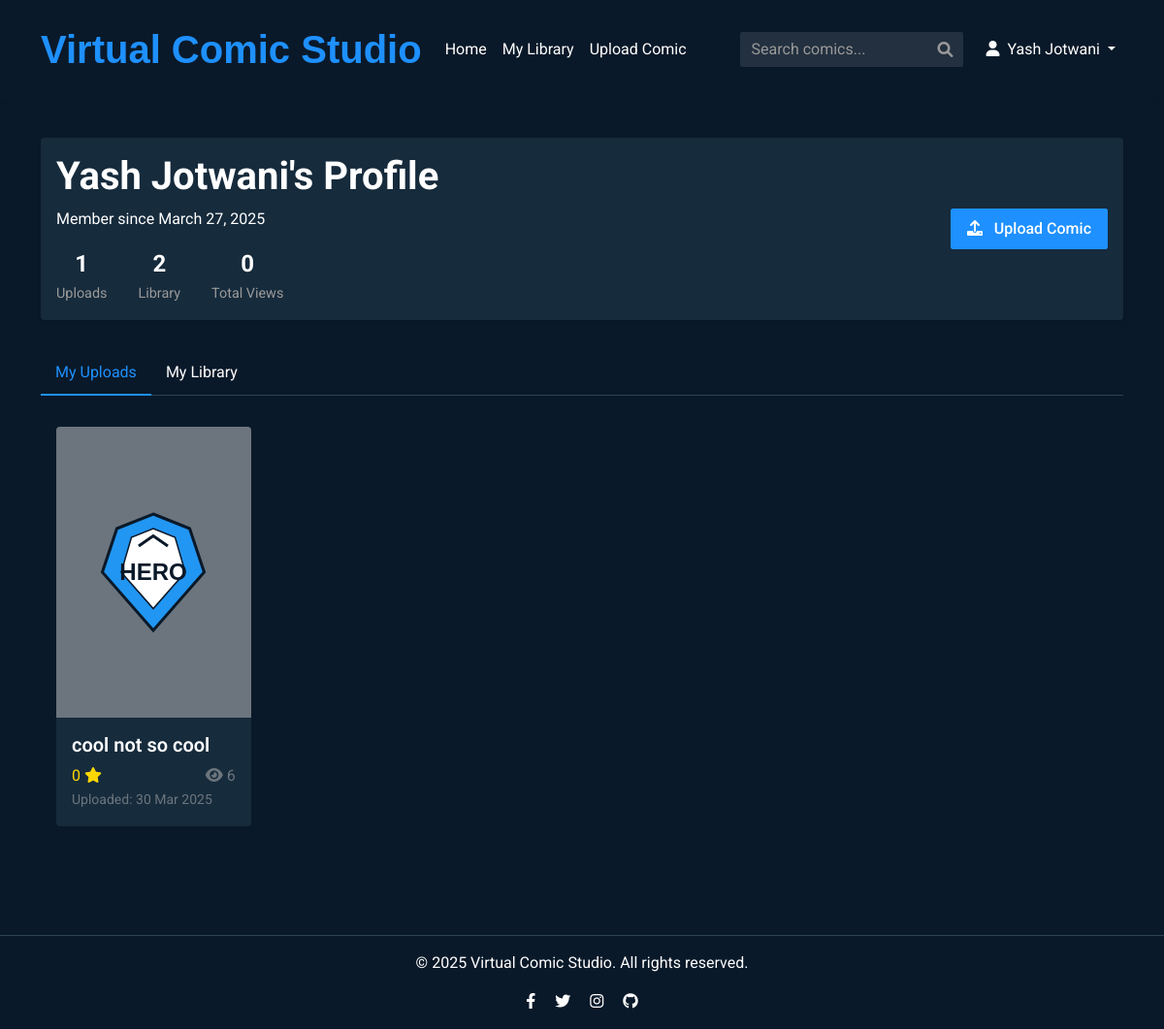
The app's page /profile (signed in) with its own data.
### models.py (models this page shows, shortened)
class User(UserMixin, db.Model):
    id = db.Column(db.Integer, primary_key=True)
    username = db.Column(db.String(64), unique=True, nullable=False)
    email = db.Column(db.String(120), unique=True, nullable=False)
    password_hash = db.Column(db.String(256), nullable=False)
    created_at = db.Column(db.DateTime, default=datetime.datetime.utcnow)
    comics_uploaded = db.relationship('Comic', backref='owner', lazy='dynamic')
    reviews = db.relationship('Review', backref='user', lazy='dynamic')
    library_comics = db.relationship('Comic', secondary=user_library,
                                    lazy='dynamic', backref=db.backref('in_libraries', lazy='dynamic'))
    @property
    def library(self):
        return [comic.id for comic in self.library_comics]

class Comic(db.Model):
    id = db.Column(db.Integer, primary_key=True)
    title = db.Column(db.String(100), nullable=False)
    description = db.Column(db.Text, nullable=False)
    filename = db.Column(db.String(255), nullable=False, unique=True)
    owner_id = db.Column(db.Integer, db.ForeignKey('user.id'), nullable=False)
    upload_date = db.Column(db.DateTime, default=datetime.datetime.utcnow)
    views = db.Column(db.Integer, default=0)
    logo_id = db.Column(db.Integer, default=1) # Logo ID (1-5)
    reviews = db.relationship('Review', backref='comic', lazy='dynamic', cascade='all, delete-orphan')
    def get_average_rating(self):
        reviews = self.reviews.all()
        if not reviews:
            return 0
        return sum(review.rating for review in reviews) / len(reviews)
    @classmethod
    def get_by_id(cls, comic_id):
        return cls.query.get(comic_id)

### routes.py (the view)
@app.route('/profile')
@login_required
def profile():
    user_comics = Comic.query.filter_by(owner_id=current_user.id).all()
    return render_template('profile.html', user=current_user, comics=user_comics,Comic = Comic)

### app.py (called while the page is built)
@login_manager.user_loader
def load_user(user_id):
    return User.query.get(int(user_id))

### templates/profile.html (shortened to what this page needs)
{% extends "layout.html" %}
{% block content %}
<div class="profile-header shadow-sm rounded-sm">
    <div class="row align-items-center">
        <div class="col-md-8">
            <h1>{{ user.username }}'s Profile</h1>
            <p>Member since {{ user.created_at.strftime('%B %d, %Y') }}</p>
            <div class="profile-stats">
                <div class="profile-stat">
                    <span class="profile-stat-value">{{ comics|length }}</span>
                    <span class="profile-stat-label">Uploads</span>
                </div>
                <div class="profile-stat">
                    <span class="profile-stat-value">{{ user.library|length }}</span>
                    <span class="profile-stat-label">Library</span>
                </div>
                <div class="profile-stat">
                    <span class="profile-stat-value">
                        {% set total_views = 0 %}
                        {% for comic in comics %}
                            {% set total_views = total_views + comic.views %}
                        {% endfor %}
                        {{ total_views }}
                    </span>
                    <span class="profile-stat-label">Total Views</span>
                </div>
            </div>
        </div>
        <div class="col-md-4 text-md-end">
            <a href="{{ url_for('upload_comic') }}" class="btn btn-primary">
                <i class="fas fa-upload me-2"></i> Upload Comic
            </a>
        </div>
    </div>
</div>
<ul class="nav nav-tabs" id="profileTabs" role="tablist">
    <li class="nav-item" role="presentation">
        <button class="nav-link active" id="uploads-tab" data-bs-toggle="tab" data-bs-target="#uploads" type="button" role="tab">
            My Uploads
        </button>
    </li>
    <li class="nav-item" role="presentation">
        <button class="nav-link" id="library-tab" data-bs-toggle="tab" data-bs-target="#library" type="button" role="tab">
            My Library
        </button>
    </li>
</ul>
<div class="tab-content" id="profileTabsContent">
    <div class="tab-pane fade show active" id="uploads" role="tabpanel">
        {% if comics|length > 0 %}
        <div class="comics-grid">
            {% for comic in comics %}
            <div class="comic-card">
                <a href="{{ url_for('comic_details', comic_id=comic.id) }}">
                    <div class="card">
                        <div class="card-img-container bg-secondary d-flex align-items-center justify-content-center">
                            <img src="{{ url_for('static', filename='images/logo' + (comic.logo_id|string if comic.logo_id else '1') + '.svg') }}"
                                 alt="{{ comic.title }}" class="comic-logo-display">
                        </div>
                        <div class="card-body">
                            <h5 class="card-title">{{ comic.title }}</h5>
                            <div class="d-flex justify-content-between align-items-center">
                                <div class="comic-rating">
                                    {% set rating = comic.get_average_rating()|round(1) %}
                                    <span>{{ rating }}</span>
                                    <i class="fas fa-star"></i>
                                </div>
                                <span class="text-muted">
                                    <i class="fas fa-eye me-1"></i>{{ comic.views }}
                                </span>
                            </div>
                            <small class="text-muted">Uploaded: {{ comic.upload_date.strftime('%d %b %Y') }}</small>
                        </div>
                    </div>
                </a>
            </div>
            {% endfor %}
        </div>
        {% endif %}
    </div>
</div>
{% endblock %}

### templates/layout.html (shortened to what this page needs)
<!DOCTYPE html>
<html lang="en">
  <head>
    <link
      href="https://cdn.jsdelivr.net/npm/bootstrap@5.1.3/dist/css/bootstrap.min.css"
      rel="stylesheet"
    />
    <link
      href="https://cdnjs.cloudflare.com/ajax/libs/font-awesome/6.0.0-beta3/css/all.min.css"
      rel="stylesheet"
    />
    <link
      rel="stylesheet"
      href="{{ url_for('static', filename='css/main.css') }}"
    />
  </head>
  <body>
    <nav class="navbar navbar-expand-lg navbar-dark">
      <div class="container">
        <a class="navbar-brand" href="{{ url_for('index') }}"
          >Virtual Comic Studio</a
        >
        <div class="collapse navbar-collapse" id="navbarNav">
          <ul class="navbar-nav me-auto">
            <li class="nav-item">
              <a class="nav-link" href="{{ url_for('index') }}">Home</a>
            </li>
            {% if current_user.is_authenticated %}
            <li class="nav-item">
              <a class="nav-link" href="{{ url_for('library') }}">My Library</a>
            </li>
            <li class="nav-item">
              <a class="nav-link" href="{{ url_for('upload_comic') }}"
                >Upload Comic</a
              >
            </li>
            {% endif %}
          </ul>
          <form
            class="search-form d-flex"
            action="{{ url_for('search') }}"
            method="get"
          >
            <div class="position-relative">
              <input
                class="form-control search-input"
                type="search"
                name="q"
                placeholder="Search comics..."
                aria-label="Search"
                value="{{ search_query|default('') }}"
              />
              <i class="fas fa-search search-icon"></i>
            </div>
          </form>
          <ul class="navbar-nav">
            {% if current_user.is_authenticated %}
            <li class="nav-item dropdown">
              <a
                class="nav-link dropdown-toggle"
                href="#"
                id="userDropdown"
                role="button"
                data-bs-toggle="dropdown"
              >
                <i class="fas fa-user me-1"></i> {{ current_user.username }}
              </a>
            </li>
            {% endif %}
          </ul>
        </div>
      </div>
    </nav>
    <main class="container py-4">{% block content %}{% endblock %}</main>
    <footer class="text-center py-3">
      <div class="container">
        <p>&copy; 2025 Virtual Comic Studio. All rights reserved.</p>
        <div class="social-links">
          <a href="#" class="mx-2"><i class="fab fa-facebook-f"></i></a>
          <a href="#" class="mx-2"><i class="fab fa-twitter"></i></a>
          <a href="#" class="mx-2"><i class="fab fa-instagram"></i></a>
          <a href="#" class="mx-2"><i class="fab fa-github"></i></a>
        </div>
      </div>
    </footer>
  </body>
</html>

### static/css/main.css (style rules this page uses)
:root { --primary-bg: #0a1929; --secondary-bg: #1f4068; --accent-color: #1e90ff; --text-color: #ffffff; --card-bg: #162b3c; --hover-bg: #1d3649; --border-color: #2c4356; --success-color: #46b04a; --warning-color: #e6a23c; --danger-color: #f56c6c; --info-color: #909399; --font-main: "Roboto", "Arial", sans-serif; --standard-padding: 16px; --transition-speed: 0.3s; }
body { font-family: var(--font-main); background-color: var(--primary-bg); color: var(--text-color); margin: 0; padding: 0; line-height: 1.5; }
a { color: var(--text-color); text-decoration: none; transition: color var(--transition-speed) ease; }
h1, h2, h3, h4, h5, h6 { margin-top: 0; font-weight: 700; }
.navbar { background-color: var(--primary-bg) !important; padding: var(--standard-padding); box-shadow: 0 2px 5px rgba(0, 0, 0, 0.1); }
.navbar-brand { color: var(--accent-color) !important; font-size: 2.5rem; font-weight: bold; font-family: "Ubuntu", sans-serif; }
.navbar-dark .navbar-nav .nav-link { color: var(--text-color); transition: all var(--transition-speed) ease; }
.btn { border-radius: 2px; font-weight: 500; padding: 8px 16px; transition: all var(--transition-speed) ease; }
.btn-primary { background-color: var(--accent-color); border-color: var(--accent-color); }
.card { background-color: var(--card-bg); border: none; border-radius: 4px; transition: transform var(--transition-speed), box-shadow var(--transition-speed); margin-bottom: 1.5rem; overflow: hidden; }
.card-body { padding: var(--standard-padding); }
.card-title { margin-bottom: 0.5rem; font-weight: 600; }
.form-control { background-color: #333; border: 1px solid var(--border-color); color: var(--text-color); border-radius: 2px; }
.form-control::placeholder { color: #999; }
.comics-grid { display: grid; grid-template-columns: repeat(auto-fill, minmax(200px, 1fr)); gap: 20px; padding: var(--standard-padding); }
.comic-card { position: relative; height: 100%; }
.comic-card .card-img-container { position: relative; height: 300px; overflow: hidden; }
.comic-card img { width: 100%; height: 100%; object-fit: cover; }
.comic-logo-display { width: 80%; height: 80%; max-width: 150px; max-height: 150px; object-fit: contain; transition: transform var(--transition-speed); }
.comic-rating { color: #ffd700; }
footer { background-color: var(--primary-bg); padding: var(--standard-padding); text-align: center; margin-top: 2rem; border-top: 1px solid var(--border-color); }
.rounded-sm { border-radius: 2px; }
.shadow-sm { box-shadow: 0 2px 5px rgba(0, 0, 0, 0.1); }
.search-form { position: relative; margin-right: 1rem; }
.search-form .form-control { padding-right: 35px; background-color: rgba(255, 255, 255, 0.1); border: none; color: var(--text-color); }
.search-form .search-icon { position: absolute; right: 10px; top: 50%; transform: translateY(-50%); color: #999; }
.profile-header { background-color: var(--card-bg); padding: var(--standard-padding); margin-bottom: 2rem; border-radius: 4px; }
.profile-stats { display: flex; gap: 2rem; margin-top: 1rem; }
.profile-stat { text-align: center; }
.profile-stat-value { font-size: 1.5rem; font-weight: bold; display: block; }
.profile-stat-label { color: #999; font-size: 0.9rem; }
.nav-tabs { border-bottom-color: var(--border-color); }
.nav-tabs .nav-link { color: var(--text-color); border: none; padding: 10px 15px; }
.nav-tabs .nav-link.active { color: var(--accent-color); background-color: transparent; border-bottom: 2px solid var(--accent-color); }
.tab-content { padding: var(--standard-padding) 0; }

### records on screen
User: username "Yash Jotwani", created_at "March 27, 2025"
Comic: title "cool not so cool", rating "0", views "6", upload_date "30 Mar 2025"

### other values on screen
{{ comics|length }} "1"
{{ user.library|length }} "2"
{{ total_views }} "0"
